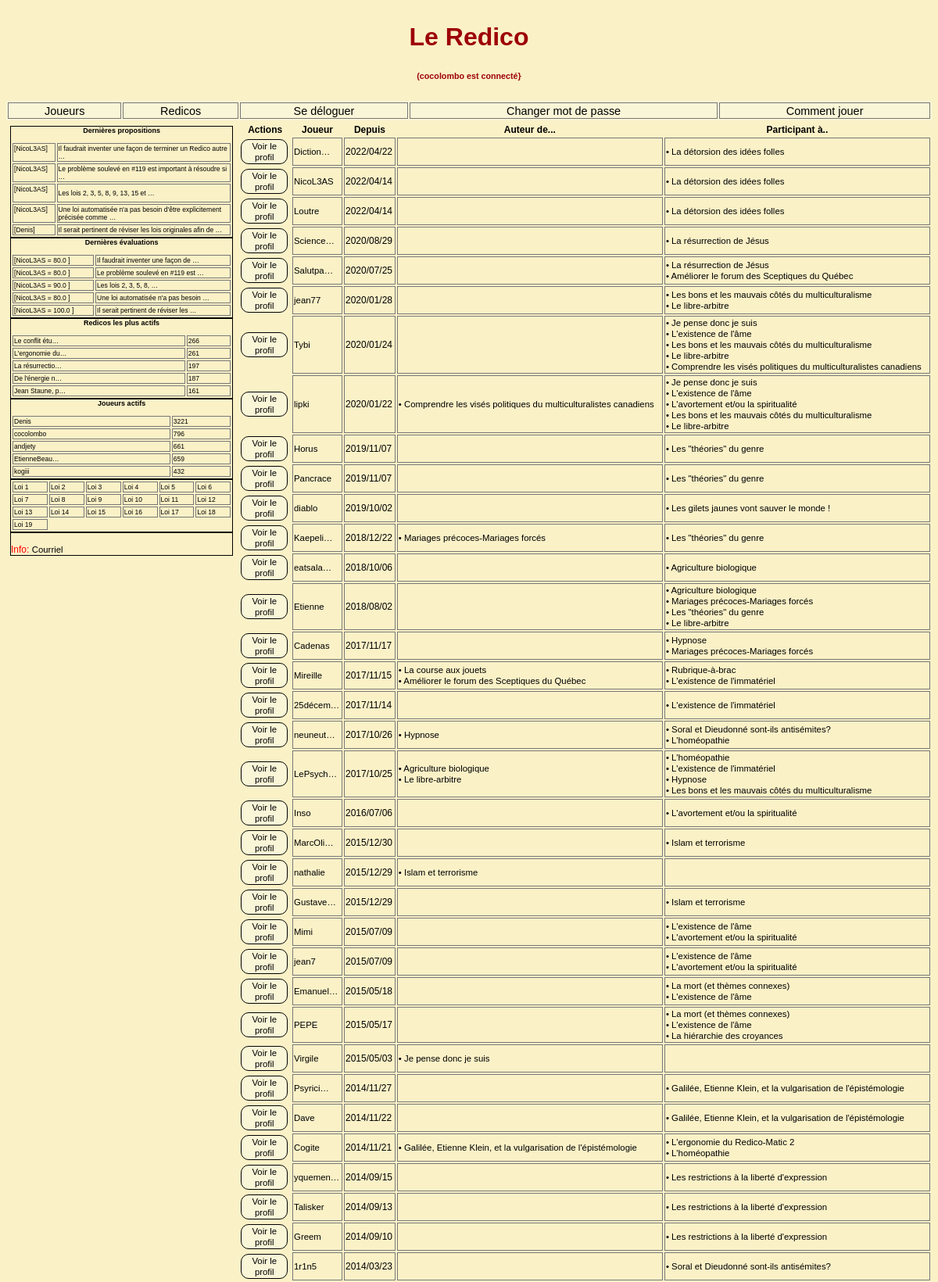
The page /joueurs/ (signed in, upper part) on the database its author committed.
### redicos/models.py (models this page shows, shortened)
class Redico(models.Model):
    titre = models.TextField(unique=True)
    createur = models.ForeignKey(User, editable=False, on_delete=models.CASCADE, related_name='Redico_createur')
    debut = models.DateTimeField(auto_now_add=True)
    actif = models.BooleanField(default=True, editable=True)

### joueurs/views.py (the view)
# urls.py: re_path(r'^joueurs/$',  joueurs_views.index,
def index(request):
    joueurs = Joueur.objects.exclude(evaluation__joueur__id=None).distinct()
    joueurs = joueurs.order_by('-date_joined')
    c = {'request':request,
         'joueurs':joueurs,
         'show_profil'     : True,
         'show_add_redico' : True,
         'show_add_prop'   : False,
         'show_add_eval'   : False,
         'show_edit_redico': False,
         'show_edit_prop'  : False,
         'show_edit_eval'  : False
         }
    return render(request,  "joueurs/index.html",c)

### joueurs/models.py (called while the page is built)
    def __str__(self):
        return u"%s" % (self.username)

    def redsAuteurList(self):
        from redicos.models import Redico
        return Redico.objects.filter(createur=self.id).\
                              values(RedId=F('proposition__redico__id'),
                                     RedCreateur=F('proposition__redico__createur'),
                                     RedTitre=F('proposition__redico__titre'),
                                     RedDate=F('proposition__redico__debut')).distinct()

    def redsParticipantsList(self):
        from evaluations.models import Evaluation
        l1  = Evaluation.objects.filter(joueur=self.id). \
                            values(RedId=F('proposition__redico__id'),
                                   RedCreateur=F('proposition__redico__createur'),
                                   RedTitre=F('proposition__redico__titre'),
                                   RedDate=F('proposition__redico__debut')).distinct()
        l2 = self.redsAuteurList()
        return l1.difference(l2)

### redicos/context_processors.py (called while the page is built)
def redicos_importants(request):
    redicos_importants = Proposition.objects.all().values('redico__id', 'redico__titre').annotate(cnt=Count('redico')).order_by('-cnt')[:nb_Items]
    return { 'redicos_importants': redicos_importants, }

def redicos_dynamiques(request):
    redicos_dynamiques = Proposition.objects.all().values('redico__id', 'redico__titre').annotate(cnt=Count('redico')).order_by('-cnt')[:nb_Items]
    return {'redicos_dynamiques': redicos_dynamiques, }

def dern_props(request):
    dernieres_props = Proposition.objects.all().values('texte', 'redico__id', 'sequence', 'auteur__id', 'auteur__username').order_by('-id')[:nb_Items]
    return {'dern_props': dernieres_props, }

def dern_evals(request):
    dernieres_evals = Evaluation.objects.all().values('proposition__sequence',
                                                      'proposition__redico__id',
                                                      'proposition__texte',
                                                      'joueur__username',
                                                      'eval').order_by('-id')[:nb_Items]
    return {'dern_evals': dernieres_evals, }

def joueurs_actifs(request):
    joueurs_actifs = Evaluation.objects.all().values('joueur__username', 'joueur__id').annotate(cnt=Count('joueur')).order_by('-cnt')[:nb_Items]
    return {'joueurs_actifs': joueurs_actifs,}

### templates/joueurs/index.html (shortened to what this page needs)
{% extends 'base.html' %}
{% load i18n %}
{% load evaluations_tags %}
{% block index-detail %}
    <div class="div-index-detail">
        <table class="joueurs-index">
            <thead>
                <tr>
                <th>Actions</th>
                <th>Joueur</th>
                <th>Depuis</th>
                <th>Auteur de... </th>
                <th>Participant à..</th></tr>
            </thead>
            <tbody>
                {% for joueur in joueurs %}
                     <tr>
                     <div>
                       <td class="actions">
                        {% peut_voir_un_profil %}
                       </td>
                     </div>
                    <div>
                        <td><a href="/joueur/{{ joueur.id }}/"  title={{ joueur }}>{{ joueur|truncatechars:8 }}</a>
                        </td>
                     </div>
                        <td>
                           {{ joueur.date_joined|date:"Y/m/d" }}
                        </td>
                        <td>
                            {% for r in joueur.redsAuteurList %}
                              <a href="/redico/{{ r.RedId }}/">
                                  &#8226; {{ r.RedTitre  }}</a><br />
                            {%  endfor %}
                        </td>
                        <td>
                            {% for r in joueur.redsParticipantsList  %}
                                <a href="/redico/{{ r.RedId }}/">
                                &#8226;  {{ r.RedTitre}}</a><br />
                            {%  endfor %}
                        </td>
                     </tr>
                 {% endfor %}
            </tbody>
        </table>
    </div>
{% endblock index-detail %}

### templates/base.html (shortened to what this page needs)
{% load static %}
<!DOCTYPE html>
<html lang="fr">
<head>
    <link rel="stylesheet" type="text/css" href="{% static 'redico4.css' %}"/>
</head>
<body>
    <div class="grille-de-fond">
        {% block header %}
            {%  if user.is_authenticated %}
            <div class="div-header"><h1>Le Redico <h6>({{ user }} est connecté}</h6></h1></div>
            {% else %}
            <div class="div-header"><h1>Le Redico <h6>(Vous n'êtes pas connecté}</h6></h1></div>
            {% endif %}
        {% endblock %}
        {% block navigation %}
            {% include 'navigation.html' %}
        {% endblock %}
            <div class="div-colonne-gauche">
                {% block colonne-gauche %}
                    {% block dern-props %}              {% include 'dernieres-propositions.html' %} {% endblock %}
                    {% block dern-evals %}              {% include 'dernieres-evaluations.html' %}  {% endblock %}
                    {% block redicos-actifs %}          {% include 'redicos-actifs.html' %}         {% endblock %}
                    {% block joueurs-actifs %}          {% include 'joueurs-actifs.html' %}         {% endblock %}
                    {% block les-lois %}                {% include 'les-lois.html' %}               {% endblock %}
                    {% block footer %}                  {% include 'footer.html'    %}              {% endblock %}
                {% endblock %}
            </div>
         {% block index-detail %}{% endblock %}
</div>
</body>
</html>

### css/redico4.css (style rules this page uses)
body { font-family: Arial; background-color: #fbf1c7; }
.grille-de-fond { display: grid; grid-template-columns: repeat(12, 1fr); grid-template-rows: min-content 1fr; grid-column-gap: 1px; grid-row-gap: 1px; color: #d0cece; border: solid 0px #2a2929; }
.div-header { grid-area: 1 / 1 / 2 / -1; }
.div-header { color: #9d0006; border: solid 0 red; text-align: center; }
.div-colonne-gauche { grid-area: 4 / 1 / 11 / 4; }
.div-colonne-gauche { border: solid 0 #fbe32b; background-color: #fbf1c7; color: red; font-size: 0.75em; border-radius: 5px; padding: 5px; }
.div-index-detail { grid-area: 4 / 4 / 11 / -1; }
table { font-size: 0.75em; color: black; border: solid 0px #6f6e71; margin-left: auto; margin-right: auto; width: 100%; }
td.actions { border: solid 0px red; font-size: 0.95em; background-color: #fbf1c7; color: #fff; }
div .btn-action { background-color: #f9f5d7; border: solid black 1px; color: red; padding: 1px 1px; width: 60px; text-align: center; text-decoration: none; display: inline-block; font-size: 12px; margin: 1px 1px; cursor: pointer; border-radius:10px; }

### rows shown on the page
Redico: RedTitre "La détorsion des idées folles"
Redico: RedTitre "La résurrection de Jésus"
Redico: RedTitre "Améliorer le forum des Sceptiques du Québec"
Redico: RedTitre "Les bons et les mauvais côtés du multiculturalisme"
Redico: RedTitre "Le libre-arbitre"
Redico: RedTitre "Je pense donc je suis"
Redico: RedTitre "L'existence de l'âme"
Redico: RedTitre "Comprendre les visés politiques du multiculturalistes canadiens"
Redico: RedTitre "L'avortement et/ou la spiritualité"
Redico: RedTitre "Les \"théories\" du genre"
Redico: RedTitre "Les gilets jaunes vont sauver le monde !"
Redico: RedTitre "Mariages précoces-Mariages forcés"
Redico: RedTitre "Agriculture biologique"
Redico: RedTitre "Hypnose"
Redico: RedTitre "La course aux jouets"
Redico: RedTitre "Rubrique-à-brac"
Redico: RedTitre "L'existence de l'immatériel"
Redico: RedTitre "Soral et Dieudonné sont-ils antisémites?"
Redico: RedTitre "L'homéopathie"
Redico: RedTitre "Islam et terrorisme"
Redico: RedTitre "La mort (et thèmes connexes)"
Redico: RedTitre "La hiérarchie des croyances"
Redico: RedTitre "Galilée, Etienne Klein, et la vulgarisation de l'épistémologie"
Redico: RedTitre "L'ergonomie du Redico-Matic 2"
Redico: RedTitre "Les restrictions à la liberté d'expression"

### other values the page prints
{{ user }} "cocolombo"
{{ p.auteur__username|slice:":12" }} "NicoL3AS" "NicoL3AS" "NicoL3AS" "NicoL3AS" "Denis"
{{ p.texte|truncatewords:10|safe|urlize }} "Il faudrait inventer une façon de terminer un Redico autre …" "Le problème soulevé en #119 est important à résoudre si …" "Les lois 2, 3, 5, 8, 9, 13, 15 et …" "Une loi automatisée n'a pas besoin d'être explicitement précisée comme …" "Il serait pertinent de réviser les lois originales afin de …"
{{ e.joueur__username|slice:":12" }} "NicoL3AS" "NicoL3AS" "NicoL3AS" "NicoL3AS" "NicoL3AS"
{{ e.eval|abstention }} "80.0" "80.0" "90.0" "80.0" "100.0"
{{ e.proposition__texte|truncatewords:6|safe|urlize }} "Il faudrait inventer une façon de …" "Le problème soulevé en #119 est …" "Les lois 2, 3, 5, 8, …" "Une loi automatisée n'a pas besoin …" "Il serait pertinent de réviser les …"
{{ r.redico__titre|truncatechars:15 }} "Le conflit étu…" "L'ergonomie du…" "La résurrectio…" "De l'énergie n…" "Jean Staune, p…"
{{ r.cnt }} "266" "261" "197" "187" "161"
{{ j.joueur__username|truncatechars:12 }} "Denis" "cocolombo" "andjety" "EtienneBeau…" "kogiii"
{{ j.cnt }} "3221" "796" "661" "659" "432"
{{ joueur|truncatechars:8 }} "Diction…"
{{ joueur.date_joined|date:"Y/m/d" }} "2022/04/22"
{{ joueur|truncatechars:8 }} "NicoL3AS"
{{ joueur.date_joined|date:"Y/m/d" }} "2022/04/14"
{{ joueur|truncatechars:8 }} "Loutre"
